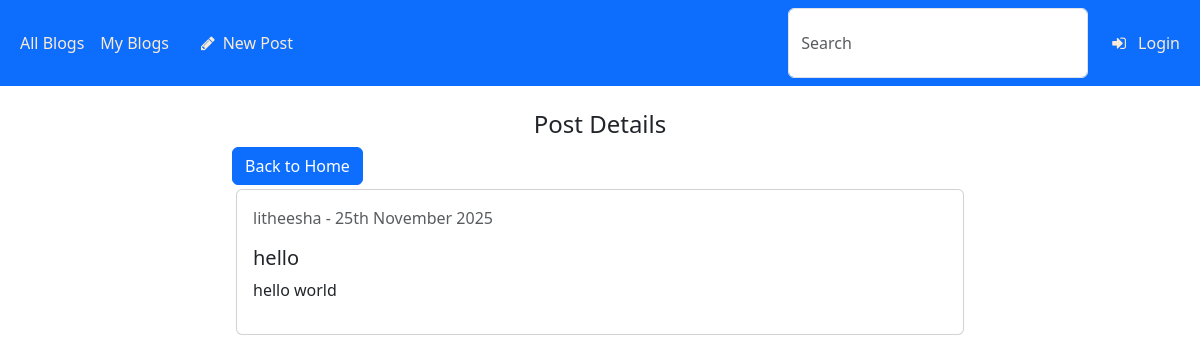
/detail/43/, run on the app's committed database.
### blog_app/models.py (models this page shows, shortened)
class Post(models.Model):
    user = models.ForeignKey(User, on_delete=models.CASCADE)
    title = models.CharField(max_length=100)
    content = models.TextField(max_length=1000)
    date_posted = models.DateTimeField(auto_now_add=True)
    likes = models.ManyToManyField(User, related_name="liked_posts", blank=True)

### blog_app/views.py (the view)
# urls.py: path("detail/<int:pk>/", PostDetailView.as_view(), name="post_details"),
class PostDetailView(DetailView):
    model = Post
    template_name = "app/detail.html"
    context_object_name = "post"

### templates/app/detail.html (shortened to what this page needs)
{% extends "authenticate/base.html" %}
{% block content %}
<br>
    <div class="container">
        <div class="row">
            <div class="col-md-8 offset-md-2">
                <h4 class="text-center">Post Details</h4>
                <a href="{% url 'home' %}" class="btn btn-primary">Back to Home</a>
            </div>
            <div class="col-md-8 offset-md-2">
                    <div class="card m-1">
                        <div class="card-body">
                            <p class="text-muted">{{ post.user.username }} - {{ post.date_posted|date:"jS F Y" }}</p>
                            <h5 class="card-title">{{ post.title }}</h5>
                            <p>{{ post.content }}</p>
                        </div>
                    </div>
            </div>
        </div>
    </div>
{% endblock %}

### data on the page
Post: user.username "litheesha", date_posted "25th November 2025", title "hello", content "hello world"
